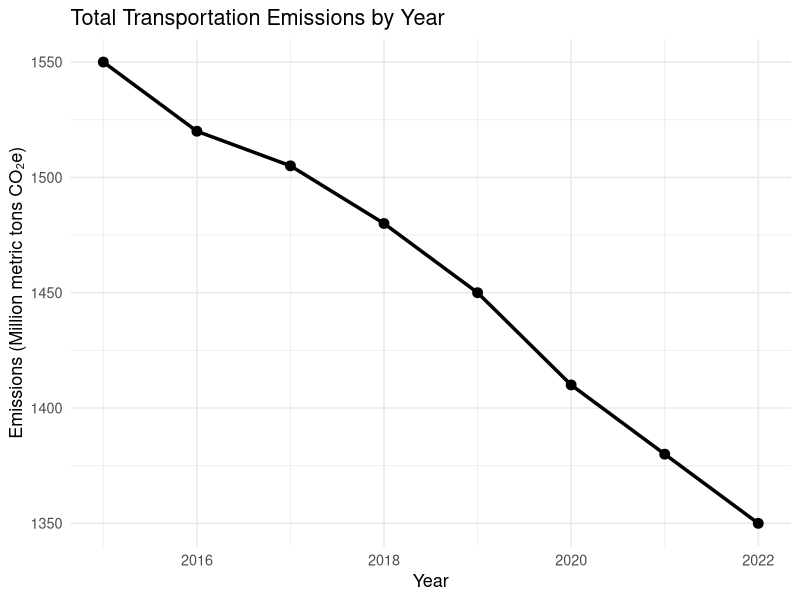

The R script that drew this image:
## ---- chunk 1
library(tidyverse)
library(ggplot2)
## ---- chunk 2
emissions_df <- tibble(
Year = 2015:2022,
Total_Emissions_MtCO2e = c(1550, 1520, 1505, 1480, 1450, 1410, 1380, 1350)
)
## ---- chunk 3
ggplot(emissions_df, aes(x = Year, y = Total_Emissions_MtCO2e)) +
geom_line(linewidth = 1.2) +
geom_point(size = 3) +
labs(
title = "Total Transportation Emissions by Year",
x = "Year",
y = "Emissions (Million metric tons CO₂e)"
) +
theme_minimal(base_size = 13)
